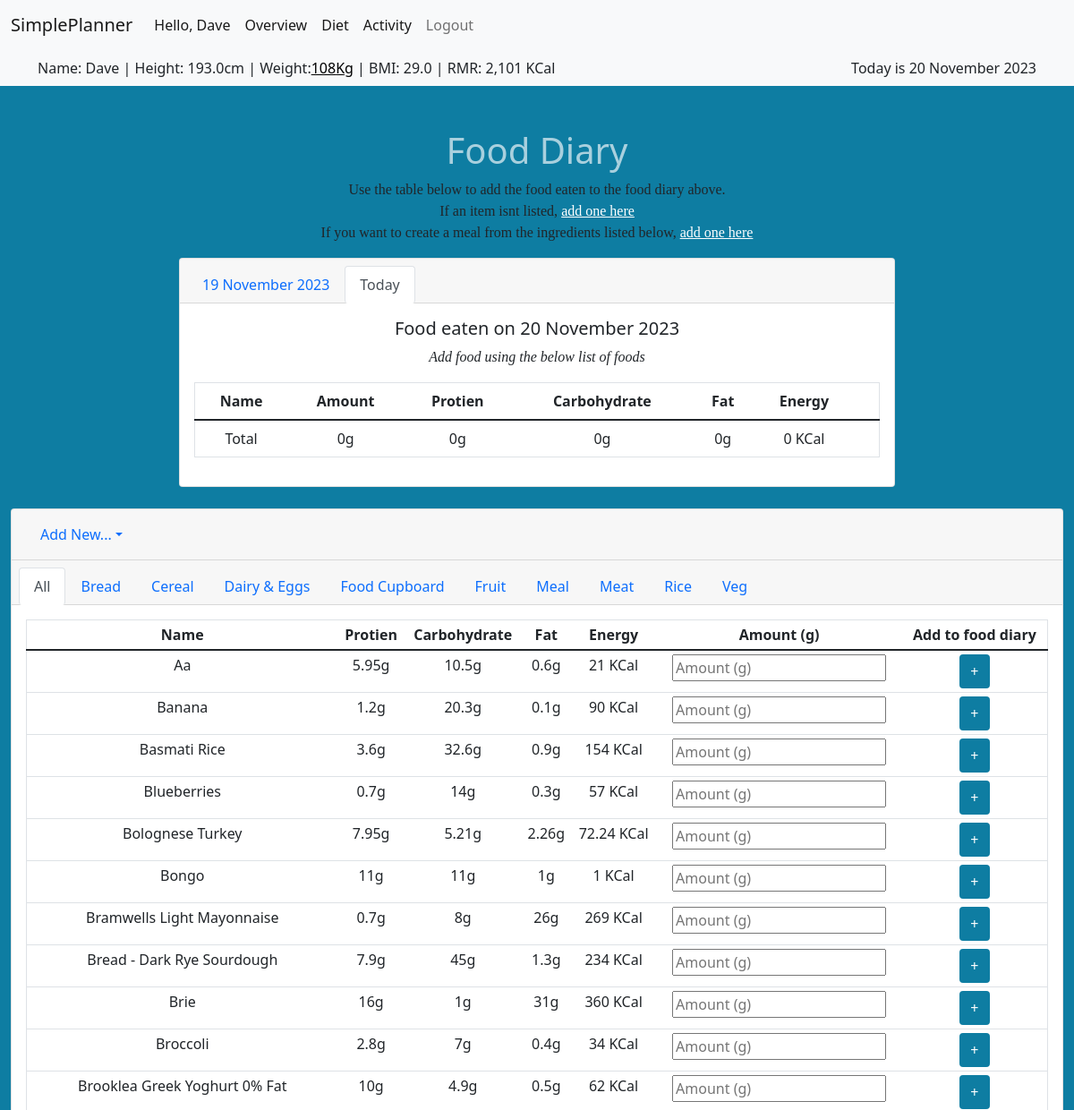
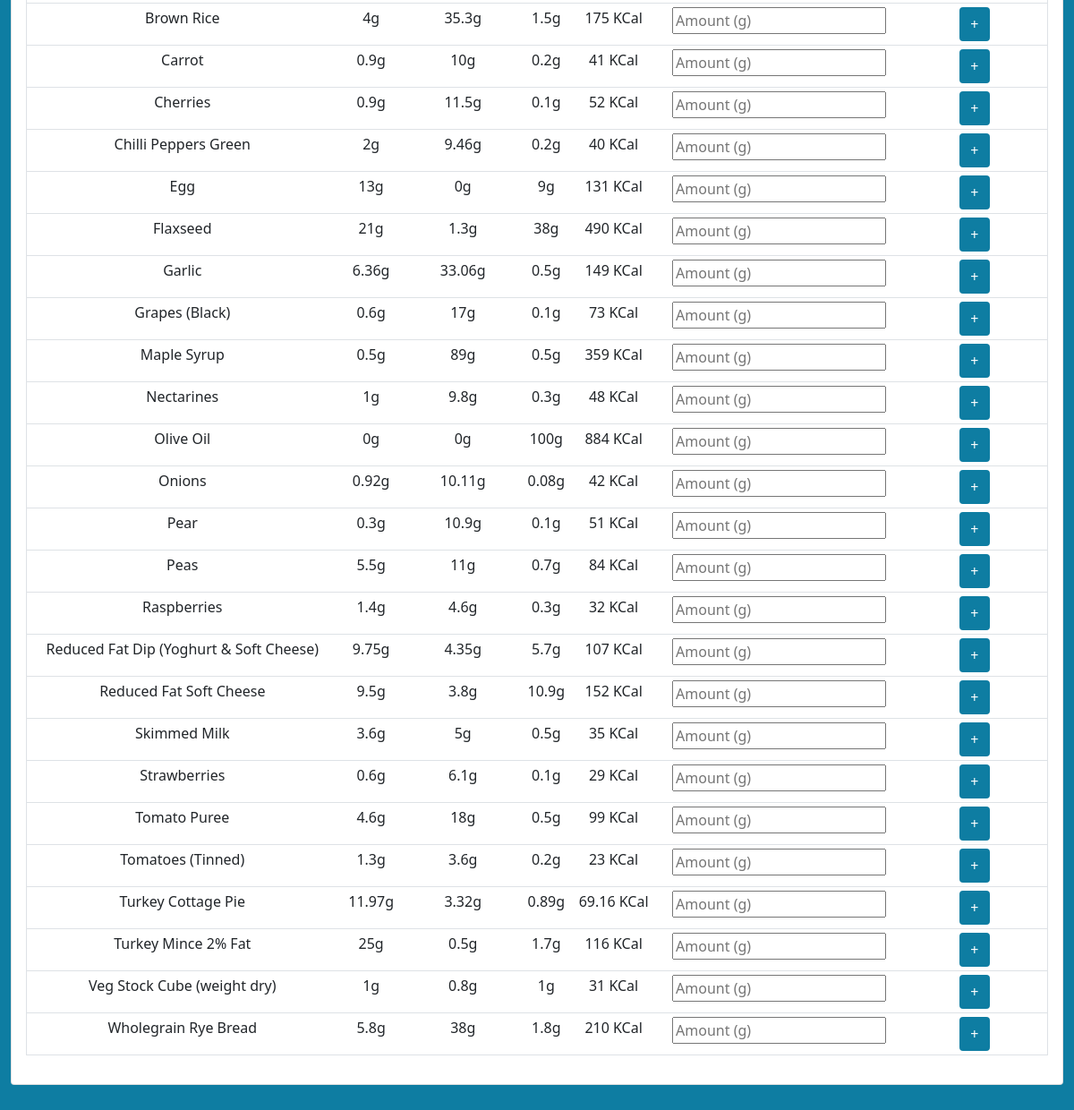
The app's page /diet_diary (signed in) with its own data (2 pictures, top to bottom).
### tables this page shows
CREATE TABLE food_type (
    id INTEGER PRIMARY KEY,
    type TEXT
);

CREATE TABLE standard_food (
    id INTEGER PRIMARY KEY,
    food_name TEXT,
    food_type_id INTEGER REFERENCES food_type(id) NOT NULL,
    energy INTEGER,
    protien INTEGER,
    carbohydrate INTEGER,
    fat INTEGER
);

### app.py (the view)
@app.route("/diet_diary", methods=["GET", "POST"])
@helpers.login_required
def diet_diary():
    if request.method == "POST":
        try:
            values = helpers.check_values(request.form.to_dict(flat=True), string=["name"], zero=[
                "energy", "protien", "carbohydrate", "fat"], positive=["amount"])
        except Exception as e:
            print(f"/diet_diary ERROR: {e}")
            pass
        else:
            energy = round(values["energy"] * values["amount"] / 100, 2)
            protien = round(values["protien"] * values["amount"] / 100, 2)
            carbs = round(values["carbohydrate"] * values["amount"] / 100, 2)
            fat = round(values["fat"] * values["amount"] / 100, 2)
            cur = db.cursor()
            cur.execute("INSERT INTO consumption (user_id, date, food_name, amount, energy, protien, carbohydrate, fat) VALUES (?, ?, ?, ?, ?, ?, ?, ?)",
                        (session["user_id"], session["date"], request.form.get("name"), request.form.get("amount"), energy, protien, carbs, fat))
            db.commit()
            cur.close()
        return redirect(request.referrer)
    else:
        cur = db.cursor()
        consumption = cur.execute("SELECT * FROM consumption WHERE user_id = ? AND date = ?",
                                  ((session["user_id"], session["date"]))).fetchall()
        foods = cur.execute("""SELECT standard_food.id, standard_food.food_name, standard_food.energy, standard_food.protien, standard_food.carbohydrate, standard_food.fat, food_type.type, food_type.id AS food_type_id
                            FROM standard_food
                            INNER JOIN food_type ON standard_food.food_type_id = food_type.id
                            WHERE food_type_id LIKE ?
                            UNION
                            SELECT custom_food.id, custom_food.food_name, custom_food.energy, custom_food.protien, custom_food.carbohydrate, custom_food.fat, food_type.type, food_type.id AS food_type_id
                            FROM custom_food INNER JOIN food_type ON custom_food.food_type_id = food_type.id
                            WHERE food_type.id LIKE ?
                            AND custom_food.user_id = ?
                            ORDER BY food_name""", ((session["food_type"]), (session["food_type"]), (session["user_id"]))).fetchall()
        food_types = cur.execute(
            "SELECT * FROM food_type ORDER BY type").fetchall()
        cur.close()
        return render_template("diet_diary.html", consumption=consumption, standard_foods=foods, food_types=food_types)

### helpers.py (called while the page is built)
def dict_factory(cursor, row):
    fields = [column[0] for column in cursor.description]
    return {key: value for key, value in zip(fields, row)}

def login_required(f):
    @wraps(f)
    def decorated_function(*args, **kwargs):
        if session.get("user_id") is None:
            return redirect("/login")
        return f(*args, **kwargs)
    return decorated_function

def kcal(value):
    return f"{value:,} KCal"

def gkg(value):
    if value < 1000:
        return f"{value:}g"
    else:
        return f"{float(value/1000):,.1f}Kg"

def date_format(value):
    months = ("January", "February", "March", "April", "May", "June",
              "July", "August", "September", "October", "November", "December")
    month = months[value.month-1]
    return "{} {} {}".format(value.day, month, value.year)

def date_format_previousday(value):
    value = value - timedelta(days=1)
    months = ("January", "February", "March", "April", "May", "June",
              "July", "August", "September", "October", "November", "December")
    month = months[value.month-1]
    return "{} {} {}".format(value.day, month, value.year)

### templates/diet_diary.html (shortened to what this page needs)
{% extends "layout.html" %}
{% block main %}
<h1>Food Diary</h1>
<p>Use the table below to add the food eaten to the food diary above.<br>
    If an item isnt listed, <a href="/customfood">add one here</a><br>
    If you want to create a meal from the ingredients listed below, <a href="/mealcreation">add one here</a></p>
<div class="card" style="width: 50rem; margin-left: auto; margin-right: auto;">
    <div class="card-header">
        <ul class="nav nav-tabs card-header-tabs">
            <li class="nav-item">
                <form action="/change_day" method="post">
                    <button type="submit" class="nav-link">{{ session["date"] | date_format_previousday }}</button>
                </form>
            </li>
            <li class="nav-item">
                {% if session["date"] == session["today"] %}
                <form action="/change_day" method="post">
                    <button type="submit" class="nav-link active" disabled>Today</button>
                </form>
                {% else %}
                <form action="/change_day" method="post">
                    <input type="hidden" name="day" value="0">
                    <button type="submit" class="nav-link active">Return to Today</button>
                </form>
                {% endif %}
            </li>
        </ul>
    </div>
    <div class="card-body">
        <h5 class="card-title">Food eaten on {{ session["date"] | date_format }}</h5>
        <p><i>Add food using the below list of foods</i></p>
        <table class="table">
            <thead>
                <tr>
                    <th>Name</th>
                    <th>Amount</th>
                    <th>Protien</th>
                    <th>Carbohydrate</th>
                    <th>Fat</th>
                    <th>Energy</th>
                    <th></th>
                </tr>
            </thead>
            <tfoot>
                <tr>
                    <td>Total</td>
                    <td>{{ consumption | sum(attribute="amount") | round(1) | gkg }}</td>
                    <td>{{ consumption | sum(attribute="protien") | round(1) | gkg }}</td>
                    <td>{{ consumption | sum(attribute="carbohydrate") | round(1) | gkg }}</td>
                    <td>{{ consumption | sum(attribute="fat") | round(1) | gkg }}</td>
                    <td>{{ consumption | sum(attribute="energy") | round | int | kcal }}</td>
                    <td></td>
                </tr>
            </tfoot>
        </table>
    </div>
</div>
<br>
<div class="card text-center">
    <div class="card-header">
        <ul class="nav nav-pills">
            <li class="nav-item dropdown">
                <a class="nav-link dropdown-toggle" data-bs-toggle="dropdown" href="#" role="button"
                    aria-expanded="false">Add New...</a>
            </li>
        </ul>
    </div>
    <div class="card-header">
        <ul class="nav nav-tabs card-header-tabs">
            {% if session["food_type"] == "%" %}
            <form action="/change_food_type" method="post">
                <button type="submit" class="nav-link active">All</button>
            </form>
            {% else %}
            <form action="/change_food_type" method="post">
                <input type="hidden" name="id" value="%">
                <button type="submit" class="nav-link">All</button>
            </form>
            {% endif %}
            {% for type in food_types %}
            {% if session["food_type"] | int == type["id"] %}
            <form action="/change_food_type" method="post">
                <input type="hidden" name="id" value='{{ type["id"] }}'>
                <button type="submit" class="nav-link active">{{ type["type"] }}</button>
            </form>
            {% else %}
            <form action="/change_food_type" method="post">
                <button type="submit" class="nav-link">{{ type["type"] }}</button>
            </form>
            {% endif %}
            {% endfor %}
        </ul>
    </div>
    <div class="card-body">
        <table class="table table-sm table-hover">
            <thead>
                <tr>
                    <th>Name</th>
                    <th>Protien</th>
                    <th>Carbohydrate</th>
                    <th>Fat</th>
                    <th>Energy</th>
                    <th>Amount (g)</th>
                    <th>Add to food diary</th>
                </tr>
            </thead>
            <tbody>
                {% for food in standard_foods %}
                <tr>
                    <form action="/diet_diary" method="post">
                        <td>{{ food["food_name"] }}<input type="hidden" id="food_name" name="name"
                                value='{{ food["food_name"] }}'></td>
                        <td>{{ food["protien"] | gkg }}<input type="hidden" id="protien" name="protien"
                                value='{{ food["protien"] }}'></td>
                        <td>{{ food["carbohydrate"] | gkg }}<input type="hidden" id="carbohydrate" name="carbohydrate"
                                value='{{ food["carbohydrate"] }}'></td>
                        <td>{{ food["fat"] | gkg }}<input type="hidden" id="fat" name="fat" value='{{ food["fat"] }}'>
                        </td>
                        <td>{{ food["energy"] |kcal }}<input type="hidden" id="energy" name="energy"
                                value='{{ food["energy"] }}'></td>
                        <td><input autocomplete="off" id="amount" name="amount" placeholder="Amount (g)" required
                                type="number"></td>
                        <td>
                            <button type="submit">+</button>
                        </td>
                    </form>
                </tr>
                {% endfor %}
            </tbody>
        </table>
    </div>
</div>
{% endblock %}

### static/style.css (style rules this page uses)
body { background-color: rgb(14, 125, 162); }
h1 { color: rgba(255, 255, 255, 0.645); text-align: center; }
p { font-family: verdana; font-size: 16px; }
a { color: rgb(255, 255, 255); }
table { border: 1px solid; }
button { background-color: rgb(14, 125, 162); border: 2px solid rgb(14, 125, 162); color: white; padding: 5px 10px; text-align: center; text-decoration: none; display: inline-block; font-size: 16px; border-radius: 4px; transition-duration: 0.4s; }

### records on screen
food_type: type "Bread", food_name "Wholegrain Rye Bread", protien|gkg "5.8g", carbohydrate|gkg "38g", fat|gkg "1.8g", energy|kcal "210 KCal"
food_type: type "Cereal"
food_type: type "Dairy & Eggs", food_name "Reduced Fat Soft Cheese", protien|gkg "9.5g", carbohydrate|gkg "3.8g", fat|gkg "10.9g", energy|kcal "152 KCal"
food_type: type "Food Cupboard"
food_type: type "Fruit"
food_type: type "Meal", food_name "Aa", protien|gkg "5.95g", carbohydrate|gkg "10.5g", fat|gkg "0.6g", energy|kcal "21 KCal", food_name "Bolognese Turkey", protien|gkg "7.95g", carbohydrate|gkg "5.21g", fat|gkg "2.26g", energy|kcal "72.24 KCal", food_name "Reduced Fat Dip (Yoghurt & Soft Cheese)", protien|gkg "9.75g", carbohydrate|gkg "4.35g", fat|gkg "5.7g", energy|kcal "107 KCal", food_name "Turkey Cottage Pie", protien|gkg "11.97g", carbohydrate|gkg "3.32g", fat|gkg "0.89g", energy|kcal "69.16 KCal"
food_type: type "Meat"
food_type: type "Rice"
food_type: type "Veg", food_name "Bongo", protien|gkg "11g", carbohydrate|gkg "11g", fat|gkg "1g", energy|kcal "1 KCal"
standard_food: food_name "Banana", protien|gkg "1.2g", carbohydrate|gkg "20.3g", fat|gkg "0.1g", energy|kcal "90 KCal"
standard_food: food_name "Basmati Rice", protien|gkg "3.6g", carbohydrate|gkg "32.6g", fat|gkg "0.9g", energy|kcal "154 KCal"
standard_food: food_name "Blueberries", protien|gkg "0.7g", carbohydrate|gkg "14g", fat|gkg "0.3g", energy|kcal "57 KCal"
standard_food: food_name "Bramwells Light Mayonnaise", protien|gkg "0.7g", carbohydrate|gkg "8g", fat|gkg "26g", energy|kcal "269 KCal"
standard_food: food_name "Bread - Dark Rye Sourdough", protien|gkg "7.9g", carbohydrate|gkg "45g", fat|gkg "1.3g", energy|kcal "234 KCal"
standard_food: food_name "Brie", protien|gkg "16g", carbohydrate|gkg "1g", fat|gkg "31g", energy|kcal "360 KCal"
standard_food: food_name "Broccoli", protien|gkg "2.8g", carbohydrate|gkg "7g", fat|gkg "0.4g", energy|kcal "34 KCal"
standard_food: food_name "Brooklea Greek Yoghurt 0% Fat", protien|gkg "10g", carbohydrate|gkg "4.9g", fat|gkg "0.5g", energy|kcal "62 KCal"
standard_food: food_name "Brown Rice", protien|gkg "4g", carbohydrate|gkg "35.3g", fat|gkg "1.5g", energy|kcal "175 KCal"
standard_food: food_name "Carrot", protien|gkg "0.9g", carbohydrate|gkg "10g", fat|gkg "0.2g", energy|kcal "41 KCal"
standard_food: food_name "Cherries", protien|gkg "0.9g", carbohydrate|gkg "11.5g", fat|gkg "0.1g", energy|kcal "52 KCal"
standard_food: food_name "Chilli Peppers Green", protien|gkg "2g", carbohydrate|gkg "9.46g", fat|gkg "0.2g", energy|kcal "40 KCal"
standard_food: food_name "Egg", protien|gkg "13g", carbohydrate|gkg "0g", fat|gkg "9g", energy|kcal "131 KCal"
standard_food: food_name "Flaxseed", protien|gkg "21g", carbohydrate|gkg "1.3g", fat|gkg "38g", energy|kcal "490 KCal"
standard_food: food_name "Garlic", protien|gkg "6.36g", carbohydrate|gkg "33.06g", fat|gkg "0.5g", energy|kcal "149 KCal"
standard_food: food_name "Grapes (Black)", protien|gkg "0.6g", carbohydrate|gkg "17g", fat|gkg "0.1g", energy|kcal "73 KCal"
standard_food: food_name "Maple Syrup", protien|gkg "0.5g", carbohydrate|gkg "89g", fat|gkg "0.5g", energy|kcal "359 KCal"
standard_food: food_name "Nectarines", protien|gkg "1g", carbohydrate|gkg "9.8g", fat|gkg "0.3g", energy|kcal "48 KCal"
standard_food: food_name "Olive Oil", protien|gkg "0g", carbohydrate|gkg "0g", fat|gkg "100g", energy|kcal "884 KCal"
standard_food: food_name "Onions", protien|gkg "0.92g", carbohydrate|gkg "10.11g", fat|gkg "0.08g", energy|kcal "42 KCal"
standard_food: food_name "Pear", protien|gkg "0.3g", carbohydrate|gkg "10.9g", fat|gkg "0.1g", energy|kcal "51 KCal"
standard_food: food_name "Peas", protien|gkg "5.5g", carbohydrate|gkg "11g", fat|gkg "0.7g", energy|kcal "84 KCal"
standard_food: food_name "Raspberries", protien|gkg "1.4g", carbohydrate|gkg "4.6g", fat|gkg "0.3g", energy|kcal "32 KCal"
standard_food: food_name "Skimmed Milk", protien|gkg "3.6g", carbohydrate|gkg "5g", fat|gkg "0.5g", energy|kcal "35 KCal"
standard_food: food_name "Strawberries", protien|gkg "0.6g", carbohydrate|gkg "6.1g", fat|gkg "0.1g", energy|kcal "29 KCal"
standard_food: food_name "Tomato Puree", protien|gkg "4.6g", carbohydrate|gkg "18g", fat|gkg "0.5g", energy|kcal "99 KCal"
standard_food: food_name "Tomatoes (Tinned)", protien|gkg "1.3g", carbohydrate|gkg "3.6g", fat|gkg "0.2g", energy|kcal "23 KCal"
standard_food: food_name "Turkey Mince 2% Fat", protien|gkg "25g", carbohydrate|gkg "0.5g", fat|gkg "1.7g", energy|kcal "116 KCal"
standard_food: food_name "Veg Stock Cube (weight dry)", protien|gkg "1g", carbohydrate|gkg "0.8g", fat|gkg "1g", energy|kcal "31 KCal"

### other values on screen
{{ session["username"] }} "Dave"
{{ session["height"] }} "193.0"
{{ session['weight'] }} "108"
{{ session["rmr"] | kcal }} "2,101 KCal"
{{ session["today"] | date_format }} "20 November 2023"
{{ session["date"] | date_format_previousday }} "19 November 2023"
{{ session["date"] | date_format }} "20 November 2023"
{{ consumption | sum(attribute="amount") | round(1) | gkg }} "0g"
{{ consumption | sum(attribute="protien") | round(1) | gkg }} "0g"
{{ consumption | sum(attribute="carbohydrate") | round(1) | gkg }} "0g"
{{ consumption | sum(attribute="fat") | round(1) | gkg }} "0g"
{{ consumption | sum(attribute="energy") | round | int | kcal }} "0 KCal"
